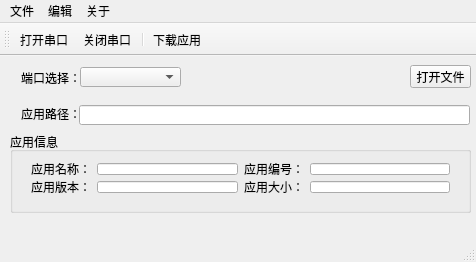
<?xml version="1.0" encoding="UTF-8"?>
<ui version="4.0">
 <class>SMT_For_Customer</class>
 <widget class="QMainWindow" name="SMT_For_Customer">
  <property name="geometry">
   <rect>
    <x>0</x>
    <y>0</y>
    <width>476</width>
    <height>262</height>
   </rect>
  </property>
  <property name="minimumSize">
   <size>
    <width>476</width>
    <height>262</height>
   </size>
  </property>
  <property name="maximumSize">
   <size>
    <width>476</width>
    <height>262</height>
   </size>
  </property>
  <property name="windowTitle">
   <string>SMT_For_Customer</string>
  </property>
  <property name="windowIcon">
   <iconset resource="resource.qrc">
    <normaloff>:/resource/ico/logo.png</normaloff>:/resource/ico/logo.png</iconset>
  </property>
  <widget class="QWidget" name="centralWidget">
   <widget class="QGroupBox" name="grpBoxAttribut">
    <property name="geometry">
     <rect>
      <x>10</x>
      <y>76</y>
      <width>461</width>
      <height>81</height>
     </rect>
    </property>
    <property name="title">
     <string>应用信息</string>
    </property>
    <widget class="QWidget" name="">
     <property name="geometry">
      <rect>
       <x>10</x>
       <y>20</y>
       <width>441</width>
       <height>52</height>
      </rect>
     </property>
     <layout class="QVBoxLayout" name="verticalLayout">
      <item>
       <layout class="QHBoxLayout" name="horizontalLayout">
        <item>
         <widget class="QLabel" name="labelAppName">
          <property name="text">
           <string>应用名称：</string>
          </property>
         </widget>
        </item>
        <item>
         <widget class="QLineEdit" name="lineEditAppName">
          <property name="enabled">
           <bool>true</bool>
          </property>
          <property name="readOnly">
           <bool>true</bool>
          </property>
         </widget>
        </item>
        <item>
         <widget class="QLabel" name="labelAppID">
          <property name="text">
           <string>应用编号：</string>
          </property>
         </widget>
        </item>
        <item>
         <widget class="QLineEdit" name="lineEditAppID">
          <property name="enabled">
           <bool>true</bool>
          </property>
          <property name="maxLength">
           <number>5</number>
          </property>
          <property name="readOnly">
           <bool>true</bool>
          </property>
         </widget>
        </item>
       </layout>
      </item>
      <item>
       <layout class="QHBoxLayout" name="horizontalLayout_2">
        <item>
         <widget class="QLabel" name="labelAppVersion">
          <property name="text">
           <string>应用版本：</string>
          </property>
         </widget>
        </item>
        <item>
         <widget class="QLineEdit" name="lineEditAppVersion">
          <property name="enabled">
           <bool>true</bool>
          </property>
          <property name="maxLength">
           <number>32767</number>
          </property>
          <property name="readOnly">
           <bool>true</bool>
          </property>
         </widget>
        </item>
        <item>
         <widget class="QLabel" name="labelAppSize">
          <property name="text">
           <string>应用大小：</string>
          </property>
         </widget>
        </item>
        <item>
         <widget class="QLineEdit" name="lineEditAppSize">
          <property name="enabled">
           <bool>true</bool>
          </property>
          <property name="text">
           <string/>
          </property>
          <property name="maxLength">
           <number>32767</number>
          </property>
          <property name="readOnly">
           <bool>true</bool>
          </property>
         </widget>
        </item>
       </layout>
      </item>
     </layout>
    </widget>
   </widget>
   <widget class="QLabel" name="labelAppPath">
    <property name="geometry">
     <rect>
      <x>21</x>
      <y>50</y>
      <width>60</width>
      <height>16</height>
     </rect>
    </property>
    <property name="text">
     <string>应用路径：</string>
    </property>
   </widget>
   <widget class="QLineEdit" name="lineEditAppPath">
    <property name="enabled">
     <bool>true</bool>
    </property>
    <property name="geometry">
     <rect>
      <x>79</x>
      <y>49</y>
      <width>391</width>
      <height>20</height>
     </rect>
    </property>
    <property name="readOnly">
     <bool>true</bool>
    </property>
   </widget>
   <widget class="QPushButton" name="pushButtonAppPath">
    <property name="geometry">
     <rect>
      <x>410</x>
      <y>9</y>
      <width>61</width>
      <height>23</height>
     </rect>
    </property>
    <property name="text">
     <string>打开文件</string>
    </property>
   </widget>
   <widget class="QLabel" name="labelCom">
    <property name="geometry">
     <rect>
      <x>21</x>
      <y>14</y>
      <width>60</width>
      <height>16</height>
     </rect>
    </property>
    <property name="text">
     <string>端口选择：</string>
    </property>
   </widget>
   <widget class="QComboBox" name="comboBoxCom">
    <property name="geometry">
     <rect>
      <x>80</x>
      <y>11</y>
      <width>101</width>
      <height>20</height>
     </rect>
    </property>
   </widget>
   <widget class="QLabel" name="labelComState">
    <property name="geometry">
     <rect>
      <x>196</x>
      <y>14</y>
      <width>141</width>
      <height>16</height>
     </rect>
    </property>
    <property name="text">
     <string/>
    </property>
   </widget>
  </widget>
  <widget class="QMenuBar" name="menuBar">
   <property name="geometry">
    <rect>
     <x>0</x>
     <y>0</y>
     <width>476</width>
     <height>23</height>
    </rect>
   </property>
   <widget class="QMenu" name="menuFile">
    <property name="title">
     <string>文件</string>
    </property>
    <addaction name="actionConnect"/>
    <addaction name="actionDisconnect"/>
    <addaction name="separator"/>
    <addaction name="actionExit"/>
   </widget>
   <widget class="QMenu" name="menuEdit">
    <property name="title">
     <string>编辑</string>
    </property>
    <addaction name="actionSync"/>
   </widget>
   <widget class="QMenu" name="menuAbout">
    <property name="title">
     <string>关于</string>
    </property>
    <addaction name="actionVersion"/>
   </widget>
   <addaction name="menuFile"/>
   <addaction name="menuEdit"/>
   <addaction name="menuAbout"/>
  </widget>
  <widget class="QToolBar" name="mainToolBar">
   <attribute name="toolBarArea">
    <enum>TopToolBarArea</enum>
   </attribute>
   <attribute name="toolBarBreak">
    <bool>false</bool>
   </attribute>
   <addaction name="actionConnect"/>
   <addaction name="actionDisconnect"/>
   <addaction name="separator"/>
   <addaction name="actionSync"/>
  </widget>
  <widget class="QStatusBar" name="statusBar"/>
  <action name="actionConnect">
   <property name="icon">
    <iconset resource="resource.qrc">
     <normaloff>:/resource/ico/connect.png</normaloff>:/resource/ico/connect.png</iconset>
   </property>
   <property name="text">
    <string>打开串口</string>
   </property>
  </action>
  <action name="actionDisconnect">
   <property name="icon">
    <iconset resource="resource.qrc">
     <normaloff>:/resource/ico/disconnect.png</normaloff>:/resource/ico/disconnect.png</iconset>
   </property>
   <property name="text">
    <string>关闭串口</string>
   </property>
  </action>
  <action name="actionSync">
   <property name="icon">
    <iconset resource="resource.qrc">
     <normaloff>:/resource/ico/sync.png</normaloff>:/resource/ico/sync.png</iconset>
   </property>
   <property name="text">
    <string>下载应用</string>
   </property>
  </action>
  <action name="actionVersion">
   <property name="text">
    <string>版本说明</string>
   </property>
  </action>
  <action name="actionExit">
   <property name="text">
    <string>退出软件</string>
   </property>
  </action>
 </widget>
 <layoutdefault spacing="6" margin="11"/>
 <tabstops>
  <tabstop>comboBoxCom</tabstop>
  <tabstop>pushButtonAppPath</tabstop>
  <tabstop>lineEditAppPath</tabstop>
  <tabstop>lineEditAppName</tabstop>
  <tabstop>lineEditAppID</tabstop>
  <tabstop>lineEditAppVersion</tabstop>
  <tabstop>lineEditAppSize</tabstop>
 </tabstops>
 <resources>
  <include location="resource.qrc"/>
 </resources>
 <connections/>
</ui>
